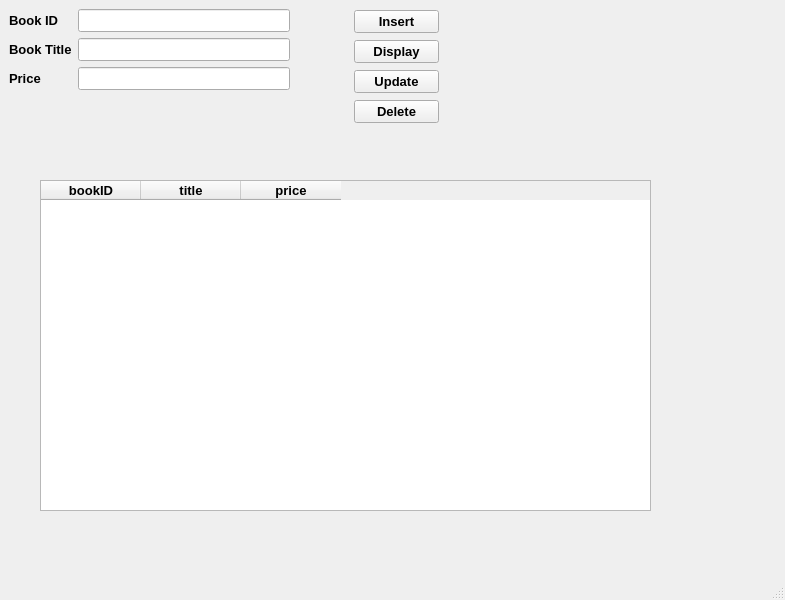
<?xml version="1.0" encoding="UTF-8"?>
<ui version="4.0">
 <class>MainWindow</class>
 <widget class="QMainWindow" name="MainWindow">
  <property name="geometry">
   <rect>
    <x>0</x>
    <y>0</y>
    <width>785</width>
    <height>600</height>
   </rect>
  </property>
  <property name="font">
   <font>
    <pointsize>10</pointsize>
    <weight>75</weight>
    <bold>true</bold>
   </font>
  </property>
  <property name="windowTitle">
   <string>MainWindow</string>
  </property>
  <widget class="QWidget" name="centralwidget">
   <widget class="QWidget" name="formLayoutWidget">
    <property name="geometry">
     <rect>
      <x>9</x>
      <y>9</y>
      <width>281</width>
      <height>86</height>
     </rect>
    </property>
    <layout class="QFormLayout" name="formLayout_2">
     <item row="1" column="0">
      <widget class="QLabel" name="label">
       <property name="font">
        <font>
         <pointsize>10</pointsize>
         <weight>75</weight>
         <bold>true</bold>
        </font>
       </property>
       <property name="text">
        <string>Book Title</string>
       </property>
      </widget>
     </item>
     <item row="1" column="1">
      <widget class="QLineEdit" name="title"/>
     </item>
     <item row="3" column="0">
      <widget class="QLabel" name="label_2">
       <property name="text">
        <string>Price</string>
       </property>
      </widget>
     </item>
     <item row="3" column="1">
      <widget class="QLineEdit" name="price"/>
     </item>
     <item row="0" column="1">
      <widget class="QLineEdit" name="bookID"/>
     </item>
     <item row="0" column="0">
      <widget class="QLabel" name="label_3">
       <property name="text">
        <string>Book ID</string>
       </property>
      </widget>
     </item>
    </layout>
   </widget>
   <widget class="QWidget" name="verticalLayoutWidget">
    <property name="geometry">
     <rect>
      <x>354</x>
      <y>9</y>
      <width>85</width>
      <height>116</height>
     </rect>
    </property>
    <layout class="QVBoxLayout" name="verticalLayout_3">
     <item>
      <widget class="QPushButton" name="insert">
       <property name="text">
        <string>Insert</string>
       </property>
      </widget>
     </item>
     <item>
      <widget class="QPushButton" name="select">
       <property name="text">
        <string>Display</string>
       </property>
      </widget>
     </item>
     <item>
      <widget class="QPushButton" name="update">
       <property name="text">
        <string>Update</string>
       </property>
      </widget>
     </item>
     <item>
      <widget class="QPushButton" name="delete_2">
       <property name="text">
        <string>Delete</string>
       </property>
      </widget>
     </item>
    </layout>
   </widget>
   <widget class="QTableWidget" name="tableWidget">
    <property name="geometry">
     <rect>
      <x>40</x>
      <y>180</y>
      <width>611</width>
      <height>331</height>
     </rect>
    </property>
    <property name="gridStyle">
     <enum>Qt::SolidLine</enum>
    </property>
    <property name="columnCount">
     <number>3</number>
    </property>
    <column>
     <property name="text">
      <string>bookID</string>
     </property>
    </column>
    <column>
     <property name="text">
      <string>title</string>
     </property>
    </column>
    <column>
     <property name="text">
      <string>price</string>
     </property>
    </column>
   </widget>
  </widget>
  <widget class="QMenuBar" name="menubar">
   <property name="geometry">
    <rect>
     <x>0</x>
     <y>0</y>
     <width>785</width>
     <height>21</height>
    </rect>
   </property>
  </widget>
  <widget class="QStatusBar" name="statusbar"/>
 </widget>
 <resources/>
 <connections/>
</ui>
